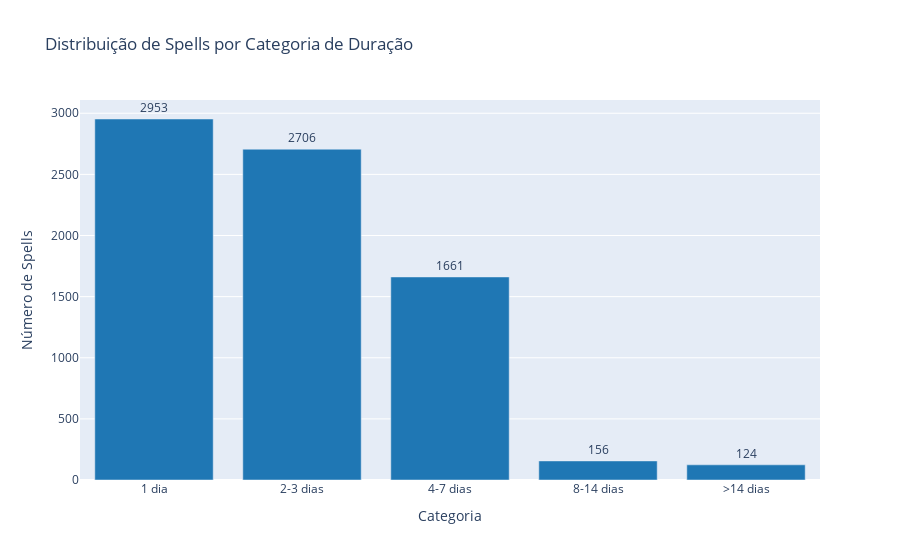
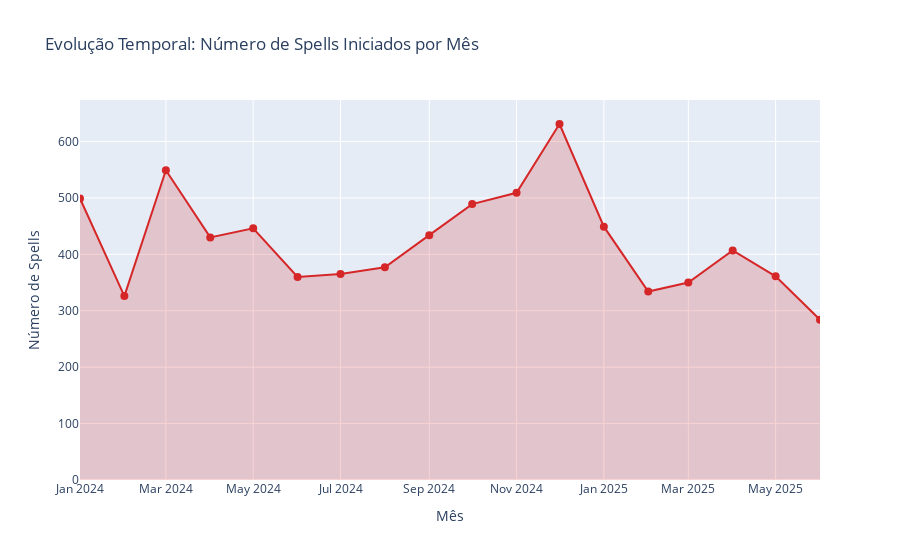
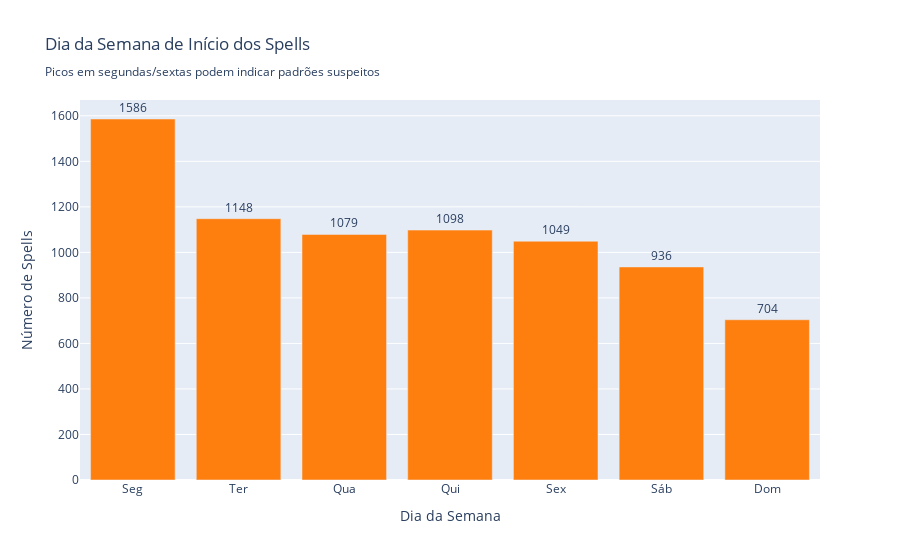
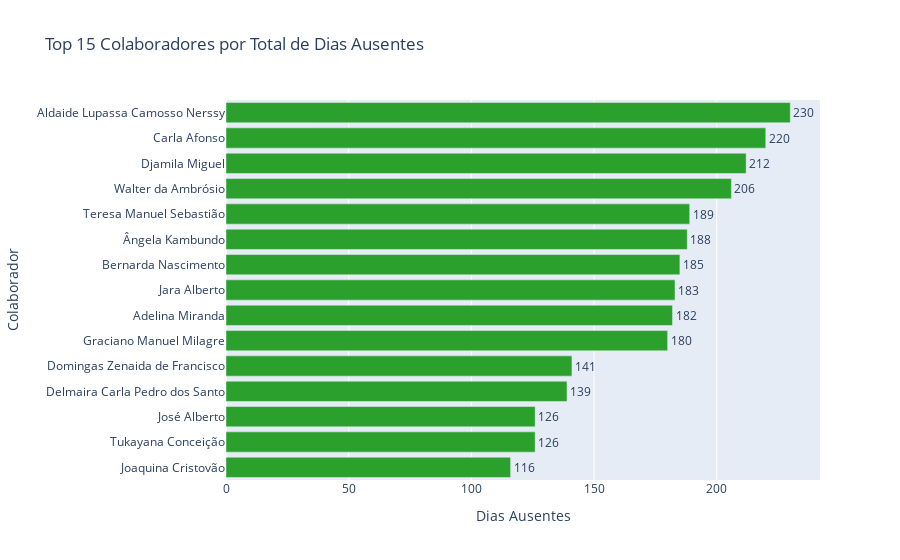

Notebook code for these charts, in order:
### Code cell
# VIZ 1: Distribuição de duração de spells
cat_counts = df_spells['categoria_spell'].value_counts().sort_index()

fig1_alt = go.Figure()
fig1_alt.add_trace(go.Bar(
    x=cat_counts.index,
    y=cat_counts.values,
    marker_color='#1f77b4',
    text=cat_counts.values,
    textposition='outside'
))
fig1_alt.update_layout(
    title='Distribuição de Spells por Categoria de Duração',
    xaxis_title='Categoria',
    yaxis_title='Número de Spells',
    height=450
)
fig1_alt.show()

# VIZ 2: Evolução temporal de spells (número de spells iniciados por mês)
df_spells_temp = df_spells.copy()
df_spells_temp['ano_mes'] = df_spells_temp['data_inicio'].dt.to_period('M').astype(str)
spells_por_mes = df_spells_temp.groupby('ano_mes').size().reset_index(name='num_spells')

fig2 = go.Figure()
fig2.add_trace(go.Scatter(
    x=spells_por_mes['ano_mes'],
    y=spells_por_mes['num_spells'],
    mode='lines+markers',
    line=dict(color='#d62728', width=2),
    marker=dict(size=8),
    fill='tozeroy',
    fillcolor='rgba(214,39,40,0.2)'
))
fig2.update_layout(
    title='Evolução Temporal: Número de Spells Iniciados por Mês',
    xaxis_title='Mês',
    yaxis_title='Número de Spells',
    height=450,
    hovermode='x unified'
)
fig2.show()

# VIZ 3: Spells por dia da semana de início
ordem_dias = ['Monday', 'Tuesday', 'Wednesday', 'Thursday', 'Friday', 'Saturday', 'Sunday']
spells_por_dia = df_spells['dia_semana_inicio'].value_counts().reindex(ordem_dias, fill_value=0)

fig3 = go.Figure()
fig3.add_trace(go.Bar(
    x=['Seg', 'Ter', 'Qua', 'Qui', 'Sex', 'Sáb', 'Dom'],
    y=spells_por_dia.values,
    marker_color='#ff7f0e',
    text=spells_por_dia.values,
    textposition='outside'
))
fig3.update_layout(
    title='Dia da Semana de Início dos Spells<br><sub>Picos em segundas/sextas podem indicar padrões suspeitos</sub>',
    xaxis_title='Dia da Semana',
    yaxis_title='Número de Spells',
    height=450
)
fig3.show()

# VIZ 4: Top 15 colaboradores por dias ausentes (barras horizontais)
top15_colab = df_colab_spells.nlargest(15, 'total_dias_ausentes').sort_values('total_dias_ausentes')

fig4 = go.Figure()
fig4.add_trace(go.Bar(
    y=[nome[:30] for nome in top15_colab['nome_colaborador']],
    x=top15_colab['total_dias_ausentes'],
    orientation='h',
    marker_color='#2ca02c',
    text=top15_colab['total_dias_ausentes'].astype(int),
    textposition='outside'
))
fig4.update_layout(
    title='Top 15 Colaboradores por Total de Dias Ausentes',
    xaxis_title='Dias Ausentes',
    yaxis_title='Colaborador',
    height=600,
    margin=dict(l=200)
)
fig4.show()

# VIZ 5: Comparação Short-term vs Long-term spells
spell_types = pd.DataFrame({
    'Tipo': ['Short-term\n(≤3 dias)', 'Médio\n(4-14 dias)', 'Long-term\n(>14 dias)'],
    'Quantidade': [
        df_spells['short_term'].sum(),
        ((df_spells['duracao_dias'] > 3) & (df_spells['duracao_dias'] <= 14)).sum(),
        df_spells['long_term'].sum()
    ]
})

fig5 = go.Figure()
fig5.add_trace(go.Bar(
    x=spell_types['Tipo'],
    y=spell_types['Quantidade'],
    marker_color=['#ff7f0e', '#1f77b4', '#d62728'],
    text=spell_types['Quantidade'],
    textposition='outside'
))
fig5.update_layout(
    title='Distribuição de Spells por Duração<br><sub>Short-term frequente pode indicar padrões; Long-term indica casos graves</sub>',
    xaxis_title='Tipo de Spell',
    yaxis_title='Quantidade',
    height=450
)
fig5.show()

print('\n✓ Visualizações de spells criadas')
print('='*70)

### Figure 1 — Plotly figure (JSON) as saved in the notebook; plotly's stock layout.template omitted (floating-point values rounded to 4 significant figures)
{"data": [{"marker": {"color": "#1f77b4"}, "text": [2953, 2706, 1661, 156, 124], "textposition": "outside", "type": "bar", "x": ["1 dia", "2-3 dias", "4-7 dias", "8-14 dias", ">14 dias"], "y": [2953, 2706, 1661, 156, 124]}], "layout": {"autosize": true, "title": {"text": "Distribuição de Spells por Categoria de Duração"}, "xaxis": {"autorange": true, "range": [-0.5, 4.5], "title": {"text": "Categoria"}, "type": "category"}, "yaxis": {"autorange": true, "range": [0, 3108.0], "title": {"text": "Número de Spells"}, "type": "linear"}}}

### Figure 2 — Plotly figure (JSON) as saved in the notebook; plotly's stock layout.template omitted (floating-point values rounded to 4 significant figures)
{"data": [{"fill": "tozeroy", "fillcolor": "rgba(214,39,40,0.2)", "line": {"color": "#d62728", "width": 2}, "marker": {"size": 8}, "mode": "lines+markers", "type": "scatter", "x": ["2024-01", "2024-02", "2024-03", "2024-04", "2024-05", "2024-06", "2024-07", "2024-08", "2024-09", "2024-10", "2024-11", "2024-12", "2025-01", "2025-02", "2025-03", "2025-04", "2025-05", "2025-06"], "y": [499, 326, 549, 430, 446, 360, 365, 377, 434, 489, 509, 631, 449, 334, 350, 407, 361, 284]}], "layout": {"autosize": true, "hovermode": "x unified", "title": {"text": "Evolução Temporal: Número de Spells Iniciados por Mês"}, "xaxis": {"autorange": true, "range": ["2024-01-01", "2025-06-01"], "title": {"text": "Mês"}, "type": "date"}, "yaxis": {"autorange": true, "range": [0, 677.4], "title": {"text": "Número de Spells"}, "type": "linear"}}}

### Figure 3 — Plotly figure (JSON) as saved in the notebook; plotly's stock layout.template omitted (floating-point values rounded to 4 significant figures)
{"data": [{"marker": {"color": "#ff7f0e"}, "text": [1586, 1148, 1079, 1098, 1049, 936, 704], "textposition": "outside", "type": "bar", "x": ["Seg", "Ter", "Qua", "Qui", "Sex", "Sáb", "Dom"], "y": [1586, 1148, 1079, 1098, 1049, 936, 704]}], "layout": {"autosize": true, "title": {"text": "Dia da Semana de Início dos Spells<br><sub>Picos em segundas/sextas podem indicar padrões suspeitos</sub>"}, "xaxis": {"autorange": true, "range": [-0.5, 6.5], "title": {"text": "Dia da Semana"}, "type": "category"}, "yaxis": {"autorange": true, "range": [0, 1669.0], "title": {"text": "Número de Spells"}, "type": "linear"}}}

### Figure 4 — Plotly figure (JSON) as saved in the notebook; plotly's stock layout.template omitted (floating-point values rounded to 4 significant figures)
{"data": [{"marker": {"color": "#2ca02c"}, "orientation": "h", "text": [116, 126, 126, 139, 141, 180, 182, 183, 185, 188, 189, 206, 212, 220, 230], "textposition": "outside", "type": "bar", "x": [116, 126, 126, 139, 141, 180, 182, 183, 185, 188, 189, 206, 212, 220, 230], "y": ["Joaquina Cristovão", "Tukayana Conceição", "José Alberto", "Delmaira Carla Pedro dos Santo", "Domingas Zenaida de Francisco", "Graciano Manuel Milagre", "Adelina Miranda", "Jara Alberto", "Bernarda Nascimento", "Ângela Kambundo", "Teresa Manuel Sebastião", "Walter da Ambrósio", "Djamila Miguel", "Carla Afonso", "Aldaide Lupassa Camosso Nerssy"]}], "layout": {"autosize": true, "margin": {"l": 200}, "title": {"text": "Top 15 Colaboradores por Total de Dias Ausentes"}, "xaxis": {"autorange": true, "range": [0, 242.1], "title": {"text": "Dias Ausentes"}, "type": "linear"}, "yaxis": {"autorange": true, "range": [-0.5, 14.5], "title": {"text": "Colaborador"}, "type": "category"}}}
